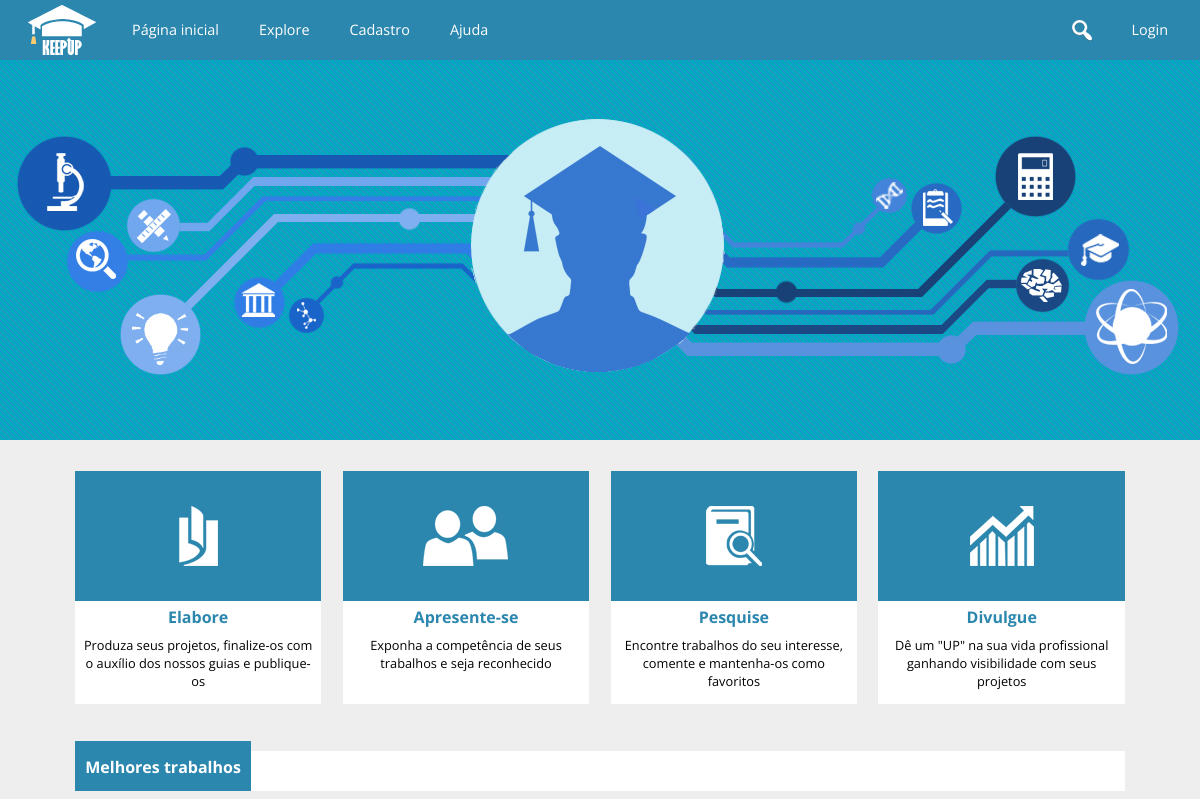
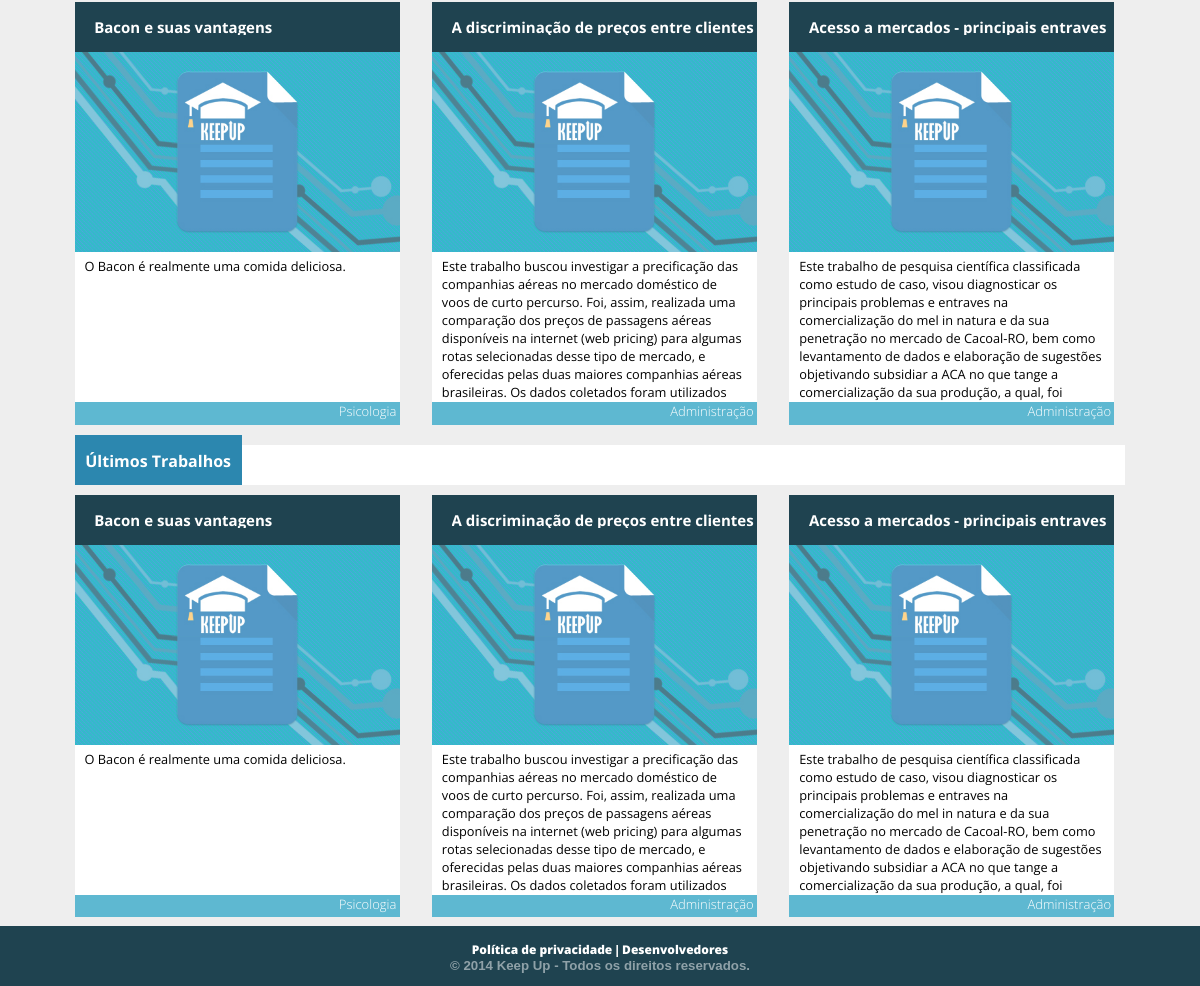
The page / on the database its author committed (2 pictures, top to bottom).
### tables this page shows
CREATE TABLE `trabalho` (
  `cd_trabalho` int(11) NOT NULL AUTO_INCREMENT,
  `nm_titulo` varchar(200) NOT NULL,
  `ds_resumo` text,
  `cd_escola` int(11) NOT NULL,
  `cd_curso` int(11) NOT NULL,
  `dt_publicado` datetime NOT NULL,
  `aa_publicacao` int(4) NOT NULL,
  `tx_pchave` varchar(255) DEFAULT '',
  PRIMARY KEY (`cd_trabalho`),
  KEY `fk_trabalhoescola` (`cd_escola`),
  KEY `fk_trabalhocurso` (`cd_curso`),
  CONSTRAINT `fk_trabalhocurso` FOREIGN KEY (`cd_curso`) REFERENCES `curso` (`cd_curso`),
  CONSTRAINT `fk_trabalhoescola` FOREIGN KEY (`cd_escola`) REFERENCES `escola` (`cd_escola`)
);

CREATE TABLE `curso` (
  `cd_curso` int(11) NOT NULL AUTO_INCREMENT,
  `nm_curso` varchar(100) NOT NULL,
  `vl_nivel` tinyint(4) NOT NULL,
  `cd_area` int(11) NOT NULL,
  PRIMARY KEY (`cd_curso`),
  UNIQUE KEY `nm_curso` (`nm_curso`),
  KEY `fk_curso_area` (`cd_area`),
  CONSTRAINT `fk_curso_area` FOREIGN KEY (`cd_area`) REFERENCES `area` (`cd_area`)
);

### conexao.class.php (called while the page is built, shortened)
<?php
class Conexao {
	private $host = "localhost";
	private $usuario = "root";
	private $senha = "usbw";
	private $banco = "keepup";
	private function conectar() {
		if($this->conexao = mysql_connect($this->host, $this->usuario, $this->senha)) {
			if($this->conexaoBanco = mysql_select_db($this->banco)) {
				return $this;
			}
		}
		die("conexao.class:20". mysql_error());
	}
	public function consultar($sql) {
		if($query = mysql_query($sql)) {
			$arr_resultado = array();
			while($resultado = mysql_fetch_array($query)) {
				array_push($arr_resultado, $resultado);
			}
			return $arr_resultado;
		}
		else {
			echo "conexao:39: ".mysql_error();
			$this->erro = mysql_error();
			$this->desconectar();
			return false;
		}
	}
}
?>

### public_html/index.php (the view, shortened to what this page needs)
<?php
require("../sessao.php");
require("../conexao.class.php");
$conexao = new Conexao();
$consulta =
	"SELECT
		t.nm_titulo,
		c.nm_curso,
		t.ds_resumo,
		t.cd_trabalho
	FROM
		trabalho t, curso c
	WHERE
		t.cd_curso = c.cd_curso
	ORDER BY
		t.dt_publicado DESC
	LIMIT 3";
$sessao["trabalhosRecentes"] = $conexao->consultar($consulta);
$maisVotadosConsulta =
    "SELECT avg(v.vl_voto), t.*, c.nm_curso FROM curso c, trabalho t, voto v WHERE
    v.cd_trabalho = t.cd_trabalho and c.cd_curso = t.cd_curso GROUP BY t.cd_trabalho
    LIMIT 3";
$sessao["melhores"] = $conexao->consultar($maisVotadosConsulta);
?>
<!doctype html>
<html>
<head>
	<link href="cs/estilo_index.css" rel="stylesheet" type="text/css" />
    <link href="cs/global.css" rel="stylesheet" type="text/css" />
</head>
<body>
<?php include "header.php"; ?>
    				<div id='video_background'>
                    	<div class="slide" id="slide1">
                       	</div>
                    </div>
    <Section>
        <div id="vantagens">
                <div class="vantagens">
                    <div class="icones" id="i1"> </div>
                    	<h1> Elabore </h1>
                        <p>
                        Produza seus projetos, finalize-os com o auxílio dos nossos guias e publique-os
                        </p>
		</div>
                <div class="vantagens">
                    <div class="icones" id="i2"> </div>
                    <h1> Apresente-se </h1>
                        <p>
						Exponha a competência de seus trabalhos e seja reconhecido
                        </p>
                </div>
                <div class="vantagens">
                    <div class="icones" id="i3"> </div>
                    <h1> Pesquise </h1>
                        <p>
                       Encontre trabalhos do seu interesse, comente e mantenha-os como favoritos
                        </p>
                </div>
                <div class="vantagens">
                    <div class="icones" id="i4"> </div>
                    <h1> Divulgue </h1>
                        <p>
                       Dê um "UP" na sua vida profissional ganhando visibilidade com seus projetos
                        </p>
                </div>
        </div>
        <div id="trabalhos">
            <div class="UltimosTrabalhos">
                <div class="latest_posts"> <h1> Melhores trabalhos </h1> </div>
            </div>
            <?php if(isset($sessao["melhores"]) && sizeof($sessao["melhores"]) > 0) { ?>
            <article class="links_trabalhos">
                <?php foreach($sessao["melhores"] as $trabalho) { ?>
                <a href="trabalho.php?t=<?php echo $trabalho["cd_trabalho"]; ?>">
                <div class="box_monografia" id="ult1">
                    <div class="each_titulo_area">
                        <div class="each_titulo"> <h1><?php echo $trabalho["nm_titulo"]; ?></h1> </div>
                    </div>
                    <div class="each_icon">
                        <img src="images/<?php if(isset($trabalho["url_imagem"]) and strlen($trabalho["url_imagem"]) > 3) echo $trabalho["url_imagem"]; else echo "imagens_monografias/img_vis.jpg"; ?>" class="imagens_index">
                    </div>
                    <div class="each_resumo">
                        <p><?php echo $trabalho["ds_resumo"]; ?>
                        </p>
                    </div>
                    <div class="each_autor_curso">
                        <h1>
                       <?php echo $trabalho["nm_curso"]; ?>
                        </h1>
                    </div>
                    </div>
                </a>
                    <?php } ?>
                </div>
                <?php }
                else { ?>
                    <p>Nenhum trabalho recente</p>
                <?php } ?>
        <div id="trabalhos">
        	<div class="UltimosTrabalhos">
            	<div class="latest_posts"> <h1> Últimos Trabalhos </h1> </div>
            </div>
            <?php if(isset($sessao["trabalhosRecentes"]) && sizeof($sessao["trabalhosRecentes"]) > 0) { ?>
            <article class="links_trabalhos">
            	<?php foreach($sessao["trabalhosRecentes"] as $trabalho) { ?>
                <a href="trabalho.php?t=<?php echo $trabalho["cd_trabalho"]; ?>">
                <div class="box_monografia" id="ult1">
                	<div class="each_titulo_area">
                        <div class="each_titulo"> <h1><?php echo $trabalho["nm_titulo"]; ?></h1> </div>
                    </div>
                	<div class="each_icon">
                    	<img src="images/<?php if(isset($trabalho["url_imagem"]) and strlen($trabalho["url_imagem"]) > 3) echo $trabalho["url_imagem"]; else echo "imagens_monografias/img_vis.jpg"; ?>" class="imagens_index">
                    </div>
                    <div class="each_resumo">
                    	<p><?php echo $trabalho["ds_resumo"]; ?>
                        </p>
                    </div>
                    <div class="each_autor_curso">
                    	<h1>
                       <?php echo $trabalho["nm_curso"]; ?>
                        </h1>
                    </div>
                    </div>
                </a>
                    <?php } ?>
                </div>
                <?php }
				else { ?>
					<p>Nenhum trabalho recente</p>
				<?php } ?>
    </Section>
   <?php include_once("footer.php") ?>
</body>
</html>

### public_html/cs/estilo_index.css (style rules this page uses)
#slide1 { background-image:url(../images/slide3_1.jpg); background-repeat:no-repeat; background-position:center center; background-size:cover; }
section { width:95%;height:auto; margin:auto; }
#video_background { min-width: 100%; width: auto; z-index: -1000; overflow: hidden; height: 400px; }
#video_background .slide { width: 100%; height: 100%; display: none; background-color:#2c87af; margin-top:-20px; }
#trabalhos { width:95%; height:470px; margin:auto; padding-top:1%; margin-top:1%; margin-bottom:1%; }
.UltimosTrabalhos { background-color:white; height:40px; margin-top:20px; width:97%; margin:auto; }
.imagens_index { width:100%; height:100%; text-align:left; position:relative; opacity:.8; -webkit-transition: opacity; -webkit-transition-duration:0.1s ; -webkit-transition-timing-function:ease-in; }
.latest_posts { float:left; width:auto; padding-left:1%; padding-right:1%; height:50px; margin-top:-10px; background-color:#2c87af; color:white; }
.latest_posts h1 { font-size:16px; margin-top:15px; }
.links_trabalhos { width:100%; height:320px; margin:auto; }
.box_monografia { margin-top:10px; float:left; width:30%; margin-left:1.5%; margin-right:1.5%; height:auto; }
.each_icon { width:100%; height:200px; background-color:white; text-align:center; }
.each_titulo_area { width:100%; height:50px; background-color:#1f4350; }
.each_titulo { width:94%; height:33px; float:right; color:white; overflow:hidden; }
.each_titulo h1 { margin:0; margin-top:15px; font-size:15px }
.each_resumo { width:94%; height:150px; background-color:white; float:right; padding-left:3%; padding-right:3%; overflow:hidden; z-index:-5; color:black; }
.each_resumo p { font-size:0.8em; margin:0; margin-top:5px; }
.each_autor_curso { width:auto; padding:1%; height:20px; margin-top:146px; text-align:right; background-color:#5eb8d1; color:white; }
.each_autor_curso h1 { margin:0; font-size:13px; font-weight:100; }
a:link { color:white; text-decoration:none }
#vantagens { width:94%; height:200px; margin:auto; padding:1%; margin-bottom:5%; }
.vantagens { width:23%; margin-left:1%; margin-right:1%; height:200px; padding-bottom:3%; background-color:white; float:left; }
.vantagens h1 { margin:auto; margin-top:5px; text-align:center; font-size:1em; color:#2c87af; font-weight:700 }
.vantagens p { margin:auto; text-align:center; font-size:0.8em ; margin-left:2%; margin-right:2%; margin-top:3% }
.icones { width:100%; background-color:#2c87af; height:130px; }
#i1 { background-image:url(../images/index_icons/i1.png); background-position:center; background-repeat:no-repeat; }
#i2 { background-image:url(../images/index_icons/i2.png); background-position:center; background-repeat:no-repeat; }
#i3 { background-image:url(../images/index_icons/i3.png); background-position:center; background-repeat:no-repeat; }
#i4 { background-image:url(../images/index_icons/i4.png); background-position:center; background-repeat:no-repeat; }

### public_html/cs/global.css (style rules this page uses)
a { color: #2c87af; text-decoration: none; transition: color .5s; }
* { font-family: 'Open Sans', Verdana, sans-serif; }
body { margin:0; padding:0; border:0; background-color:#eeeeee; }

### rows shown on the page
trabalho: nm_titulo "Bacon e suas vantagens", ds_resumo "O Bacon é realmente uma comida deliciosa.", cd_curso.nm_curso "Psicologia"
trabalho: nm_titulo "A discriminação de preços entre clientes…", ds_resumo "Este trabalho buscou investigar a precificação das companhias aéreas no mercado doméstico de voos de curto percurso. Foi, assim, realizada uma comparação dos preços de passagens aéreas disponíveis na internet (web pricing) para algumas rotas selecionadas desse tipo de mercado, e oferecidas pelas duas maiores companhias aéreas brasileiras. Os dados coletados foram utilizados…", cd_curso.nm_curso "Administração"
trabalho: nm_titulo "Acesso a mercados - principais entraves…", ds_resumo "Este trabalho de pesquisa científica classificada como estudo de caso, visou diagnosticar os principais problemas e entraves na comercialização do mel in natura e da sua penetração no mercado de Cacoal-RO, bem como levantamento de dados e elaboração de sugestões objetivando subsidiar a ACA no que tange a comercialização da sua produção, a qual, foi…", cd_curso.nm_curso "Administração"
